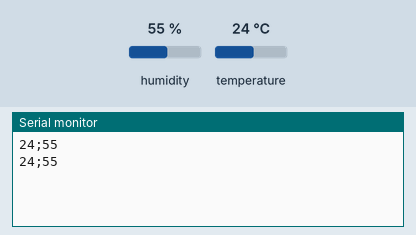
Simulated run of this sketch. Board: ESP8266 (NodeMCU). Shown: the last lines printed to the serial monitor. The inputs (shaded band) are chosen by the test bench; at power-on: humidity 55 %, temperature 24 °C.

Above: at 1.3 s.
1.4 s: humidity set to 22 %
At 2.0 s:
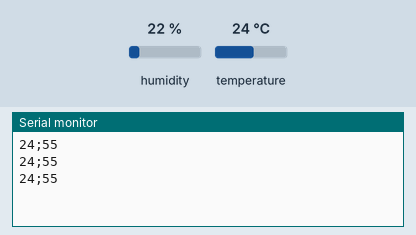
2.9 s: temperature set to 12 °C
At 3.6 s:
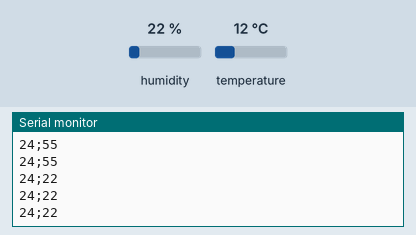
4.4 s: humidity set to 40 %
At 5.1 s:
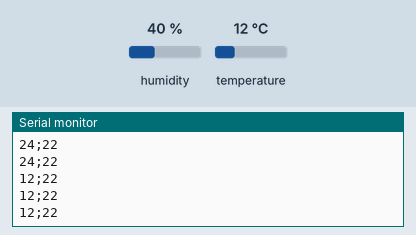
Timing chart, 0 to 7.4 s (numbered marks = the images above; inputs shaded):
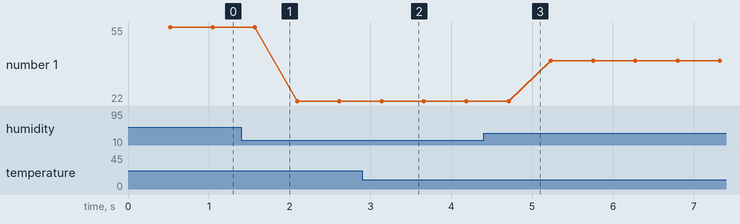

Measured:
- plotted number 1: 55 → 22 after the input at 1.4 s, 22 → 40 after the input at 4.4 s

The sketch:

ReadTempAndHumidity2.ino
```cpp
// (licence header left out)
// Include the DHT11 library for interfacing with the sensor.
#include <DHT11.h>

// Create an instance of the DHT11 class.
// - For Arduino: Connect the sensor to Digital I/O Pin 2.
// - For ESP32: Connect the sensor to pin GPIO2 or P2.
// - For ESP8266: Connect the sensor to GPIO2 or D4.
DHT11 dht11(8);

void setup() {
    // Initialize serial communication to allow debugging and data readout.
    // Using a baud rate of 9600 bps.
    Serial.begin(9600);

    // Uncomment the line below to set a custom delay between sensor readings (in milliseconds).
    // dht11.setDelay(500); // Set this to the desired delay. Default is 500ms.
}

void loop() {
    int temperature = 0;
    int humidity = 0;

    // Attempt to read the temperature and humidity values from the DHT11 sensor.
    int result = dht11.readTemperatureHumidity(temperature, humidity);

    // Check the results of the readings.
    // If the reading is successful, print the temperature and humidity values.
    // If there are errors, print the appropriate error messages.
    if (result == 0) {
        //Serial.print("Temperature: ");
        Serial.print(temperature);
        Serial.print(";");
        //Serial.print(" °C\tHumidity: ");
        Serial.print(humidity);
        Serial.print("\n");
        //Serial.println(" %");
    } else if (result == 253){

    }else {
        // Print error message based on the error code.
        Serial.println(DHT11::getErrorString(result));
    }
}
```
